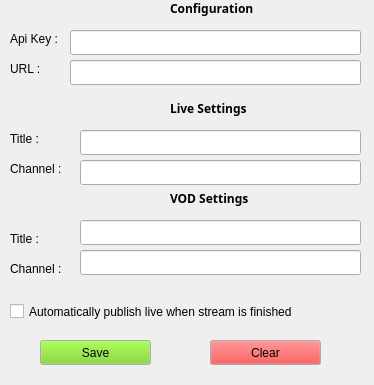
<?xml version="1.0" encoding="UTF-8"?>
<ui version="4.0">
 <class>Settings</class>
 <widget class="QWidget" name="Settings">
  <property name="geometry">
   <rect>
    <x>0</x>
    <y>0</y>
    <width>374</width>
    <height>385</height>
   </rect>
  </property>
  <property name="windowTitle">
   <string>Scripts</string>
  </property>
  <widget class="QLabel" name="label">
   <property name="geometry">
    <rect>
     <x>10</x>
     <y>30</y>
     <width>67</width>
     <height>17</height>
    </rect>
   </property>
   <property name="text">
    <string>Api Key : </string>
   </property>
  </widget>
  <widget class="QLabel" name="label_2">
   <property name="geometry">
    <rect>
     <x>10</x>
     <y>60</y>
     <width>67</width>
     <height>17</height>
    </rect>
   </property>
   <property name="text">
    <string>URL :</string>
   </property>
  </widget>
  <widget class="QLabel" name="label_3">
   <property name="geometry">
    <rect>
     <x>170</x>
     <y>0</y>
     <width>121</width>
     <height>17</height>
    </rect>
   </property>
   <property name="font">
    <font>
     <family>Ubuntu Mono</family>
     <weight>75</weight>
     <bold>true</bold>
    </font>
   </property>
   <property name="text">
    <string>Configuration</string>
   </property>
  </widget>
  <widget class="QLabel" name="label_4">
   <property name="geometry">
    <rect>
     <x>170</x>
     <y>100</y>
     <width>121</width>
     <height>17</height>
    </rect>
   </property>
   <property name="font">
    <font>
     <family>Ubuntu Mono</family>
     <weight>75</weight>
     <bold>true</bold>
    </font>
   </property>
   <property name="text">
    <string>Live Settings</string>
   </property>
  </widget>
  <widget class="QLineEdit" name="lineEdit_3">
   <property name="geometry">
    <rect>
     <x>80</x>
     <y>130</y>
     <width>281</width>
     <height>25</height>
    </rect>
   </property>
   <property name="text">
    <string/>
   </property>
  </widget>
  <widget class="QLineEdit" name="lineEdit_4">
   <property name="geometry">
    <rect>
     <x>80</x>
     <y>160</y>
     <width>281</width>
     <height>25</height>
    </rect>
   </property>
   <property name="text">
    <string/>
   </property>
  </widget>
  <widget class="QLabel" name="label_5">
   <property name="geometry">
    <rect>
     <x>10</x>
     <y>160</y>
     <width>67</width>
     <height>17</height>
    </rect>
   </property>
   <property name="text">
    <string>Channel :</string>
   </property>
  </widget>
  <widget class="QLabel" name="label_6">
   <property name="geometry">
    <rect>
     <x>10</x>
     <y>130</y>
     <width>67</width>
     <height>17</height>
    </rect>
   </property>
   <property name="text">
    <string>Title :</string>
   </property>
  </widget>
  <widget class="QLabel" name="label_7">
   <property name="geometry">
    <rect>
     <x>170</x>
     <y>190</y>
     <width>121</width>
     <height>17</height>
    </rect>
   </property>
   <property name="font">
    <font>
     <family>Ubuntu Mono</family>
     <weight>75</weight>
     <bold>true</bold>
    </font>
   </property>
   <property name="text">
    <string>VOD Settings</string>
   </property>
  </widget>
  <widget class="QLabel" name="label_8">
   <property name="geometry">
    <rect>
     <x>10</x>
     <y>260</y>
     <width>67</width>
     <height>17</height>
    </rect>
   </property>
   <property name="text">
    <string>Channel :</string>
   </property>
  </widget>
  <widget class="QLabel" name="label_9">
   <property name="geometry">
    <rect>
     <x>10</x>
     <y>230</y>
     <width>67</width>
     <height>17</height>
    </rect>
   </property>
   <property name="text">
    <string>Title :</string>
   </property>
  </widget>
  <widget class="QLineEdit" name="lineEdit_5">
   <property name="geometry">
    <rect>
     <x>80</x>
     <y>250</y>
     <width>281</width>
     <height>25</height>
    </rect>
   </property>
   <property name="text">
    <string/>
   </property>
  </widget>
  <widget class="QLineEdit" name="lineEdit_6">
   <property name="geometry">
    <rect>
     <x>80</x>
     <y>220</y>
     <width>281</width>
     <height>25</height>
    </rect>
   </property>
   <property name="text">
    <string/>
   </property>
  </widget>
  <widget class="QCheckBox" name="checkBox">
   <property name="geometry">
    <rect>
     <x>10</x>
     <y>300</y>
     <width>361</width>
     <height>23</height>
    </rect>
   </property>
   <property name="text">
    <string>Automatically publish live when stream is finished</string>
   </property>
  </widget>
  <widget class="QPushButton" name="pushButton_2">
   <property name="geometry">
    <rect>
     <x>40</x>
     <y>340</y>
     <width>111</width>
     <height>25</height>
    </rect>
   </property>
   <property name="palette">
    <palette>
     <active>
      <colorrole role="Button">
       <brush brushstyle="SolidPattern">
        <color alpha="255">
         <red>115</red>
         <green>210</green>
         <blue>22</blue>
        </color>
       </brush>
      </colorrole>
     </active>
     <inactive>
      <colorrole role="Button">
       <brush brushstyle="SolidPattern">
        <color alpha="255">
         <red>115</red>
         <green>210</green>
         <blue>22</blue>
        </color>
       </brush>
      </colorrole>
     </inactive>
     <disabled>
      <colorrole role="Button">
       <brush brushstyle="SolidPattern">
        <color alpha="255">
         <red>115</red>
         <green>210</green>
         <blue>22</blue>
        </color>
       </brush>
      </colorrole>
     </disabled>
    </palette>
   </property>
   <property name="text">
    <string>Save</string>
   </property>
  </widget>
  <widget class="QPushButton" name="pushButton">
   <property name="geometry">
    <rect>
     <x>210</x>
     <y>340</y>
     <width>111</width>
     <height>25</height>
    </rect>
   </property>
   <property name="palette">
    <palette>
     <active>
      <colorrole role="Button">
       <brush brushstyle="SolidPattern">
        <color alpha="255">
         <red>239</red>
         <green>41</green>
         <blue>41</blue>
        </color>
       </brush>
      </colorrole>
     </active>
     <inactive>
      <colorrole role="Button">
       <brush brushstyle="SolidPattern">
        <color alpha="255">
         <red>239</red>
         <green>41</green>
         <blue>41</blue>
        </color>
       </brush>
      </colorrole>
     </inactive>
     <disabled>
      <colorrole role="Button">
       <brush brushstyle="SolidPattern">
        <color alpha="255">
         <red>239</red>
         <green>41</green>
         <blue>41</blue>
        </color>
       </brush>
      </colorrole>
     </disabled>
    </palette>
   </property>
   <property name="text">
    <string>Clear</string>
   </property>
  </widget>
  <widget class="QLineEdit" name="lineEdit">
   <property name="geometry">
    <rect>
     <x>70</x>
     <y>60</y>
     <width>291</width>
     <height>25</height>
    </rect>
   </property>
  </widget>
  <widget class="QLineEdit" name="lineEdit_2">
   <property name="geometry">
    <rect>
     <x>70</x>
     <y>30</y>
     <width>291</width>
     <height>25</height>
    </rect>
   </property>
   <property name="text">
    <string/>
   </property>
  </widget>
 </widget>
 <resources/>
 <connections/>
</ui>
